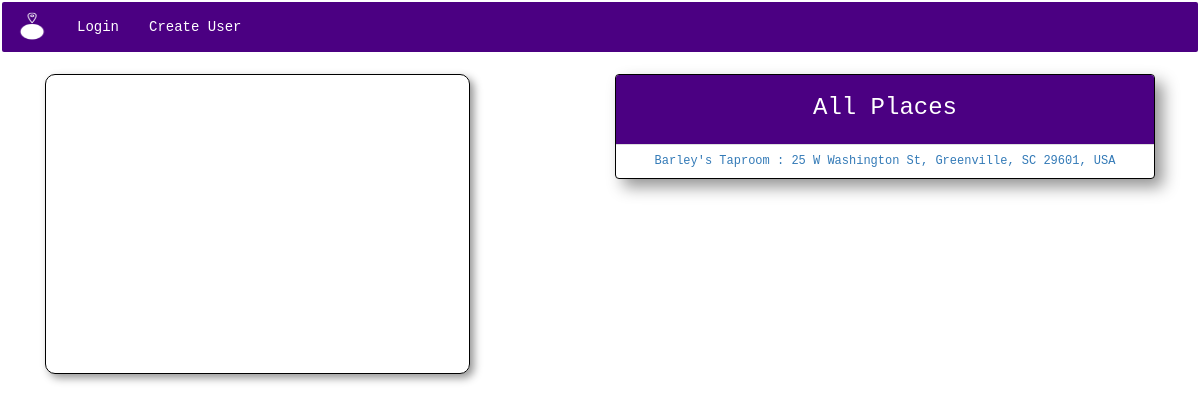
Before: / with the older database file.
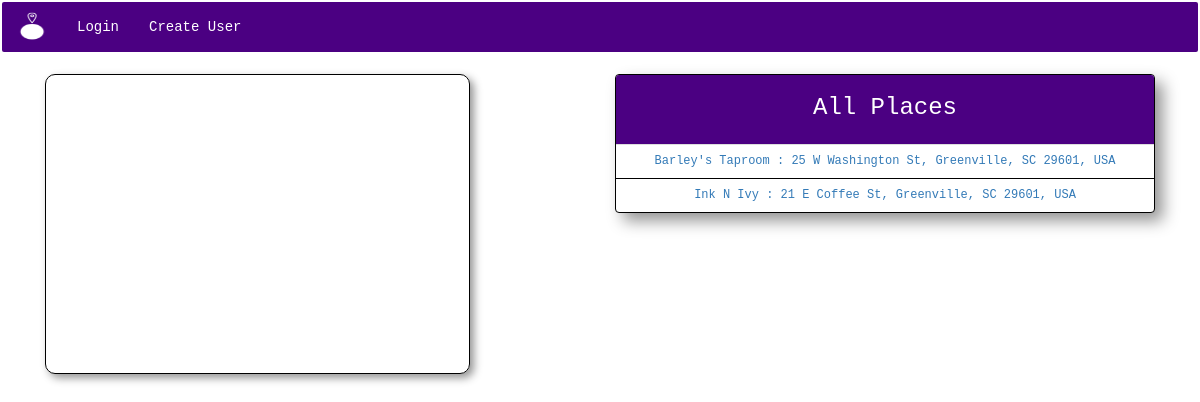
After: the same page with the newer database file.
### app/models.py (models this page shows, shortened)
class Location(models.Model):
    location_name = models.CharField(max_length=50, null=True, blank=True)
    location_city = models.CharField(max_length=50, null=True, blank=True)
    location_address = models.CharField(max_length=50, null=True, blank=True)
    location_zip = models.CharField(max_length=10, null=True, blank=True)
    geolocation = GeopositionField(null=True, blank=True)
    class Meta:
        ordering = ["location_name"]

### app/views.py (the view)
# urls.py: url(r'^$', AllLocationsListView.as_view(), name="all_locations_list_view"),
class AllLocationsListView(ListView):
    template_name = "app/all_location_list.html"
    GEOPOSITION_GOOGLE_MAPS_API_KEY = os.environ["maps_key"]
    def get_context_data(self, **kwargs):
        from geoposition import Geoposition
        context = super().get_context_data(**kwargs)
        context["key"] = GEOPOSITION_GOOGLE_MAPS_API_KEY
        return context
    def get_queryset(self):
        return Location.objects.all()

### templates/app/all_location_list.html (shortened to what this page needs)
{% extends "base.html" %}
{% block content %}
    <body>
      <div class="col-md-6">
        <div id="map-canvas"></div>
      </div>
      <div id="places" class="col-md-6">
        <div class="center">
          <div class="panel panel-default">
            <div class="panel-heading">
              <h3>All Places</h3>
            </div>
            <ul class="list-group">
              {% for location in object_list %}
              <li class="list-group-item"><a href="{% url 'football_checkin_list_view' location.pk %}?lat={{ location.location_address.0.lat }}&lng={{ location.location_address.1.lng }}&name={{ location.location_name }}&city={{ location.location_city }}&address={{ location.location_address }}"><h6>{{ location.location_name }} : {{ location.location_address }}</h6></a></li>
              {% endfor %}
            </ul>
          </div>
        </div>
      </div>
    </body>
<br><br>
{% endblock %}

### templates/base.html (shortened to what this page needs)
<!DOCTYPE html>
{% load staticfiles %}
    <link rel="stylesheet" href='{% static "app/css/bootstrap.css" %}' media="screen" title="bootstrap" charset="utf-8">
    <link rel="stylesheet" href='{% static "app/css/app.css" %}' media="screen" title="bootstrap" charset="utf-8">
      {% if request.user.is_anonymous %}
      <nav class="navbar navbar-default">
      <ul class="nav navbar-nav">
        <li><img id="navbar_logo" src='{% static "app/fanatik.png" %}' alt="" /></li>
        <li><a href="{% url 'login' %}" role="button">Login</a></li>
        <li><a href="{% url 'user_create_view' %}" role="button">Create User</a></li>
      </nav>
      {% endif %}
      <div class="container">
        {% block content %}
        {% endblock %}
      </div>

### app/static/app/css/app.css (style rules this page uses)
html, body { min-height : 100%; font-family: courier; background-image: url("https://s3-us-west-2.amazonaws.com/fanatik/app/sportsfans2.png"), url("https://s3-us-west-2.amazonaws.com/fanatik/app/map_background.png"); background-repeat: no-repeat, repeat; background-position: center bottom, 200% 100%; background-size: 100% auto, 100% auto; background-attachment: fixed; }
#navbar_logo { padding-top: 10px; height: 40px; width: 60px; border: 0px; }
.navbar { background-color: indigo; border: 2px solid white; }
.nav.navbar-nav li a { color: white; }
.center { text-align: center; }
.panel .panel-heading { background-color: indigo; color: white; height: 70px; padding-top: 0.1px; text-align: center; }
.panel.panel-default { box-shadow: 8px 8px 16px rgba(0, 0, 0, 0.42); border: 1px solid black; }
.list-group-item { position: relative; padding: 0px 10px; line-height: 2em; border: 1px solid black; font-size: 15px; vertical-align: text-top; }
#map-canvas { border-radius: 10px; border: 1px solid black; box-shadow: 4px 4px 8px rgba(0, 0, 0, 0.42); }

### templates/app/all_location_list.html (style rules this page uses)
#map-canvas { height: 300px; width: 425px }

Changed rows visible on the page:
added Location: location_name "Ink N Ivy", location_address "21 E Coffee St, Greenville, SC 29601, USA"
